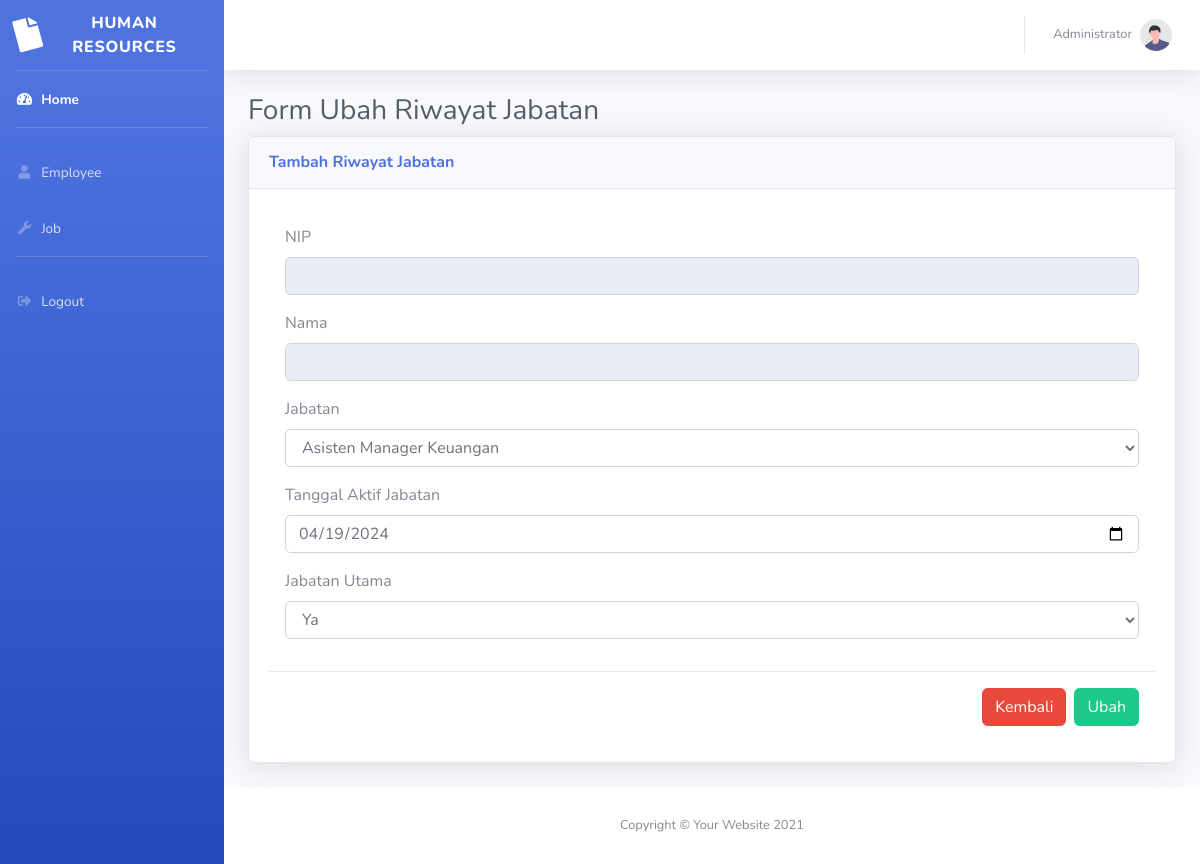
Screenshot of /jobhistory/ubah/1 with the database file from the repository.
### tables this page shows
CREATE TABLE `job_history` (
  `id` int(11) NOT NULL,
  `active_date` date NOT NULL,
  `nip` varchar(30) NOT NULL,
  `job_id` int(11) NOT NULL,
  `is_main` int(1) NOT NULL
);

CREATE TABLE `job` (
  `id` int(11) NOT NULL,
  `name` varchar(128) NOT NULL
);

### application/controllers/JobHistory.php (called while the page is built, shortened)
<?php
class JobHistory extends CI_Controller
{
    public function __construct()
    {
        $this->load->model('Employee_model');
        $this->load->model('JobHistory_model');
        $this->load->model('Job_model');
        $this->load->library('form_validation');
    }
    public function ubah($id)
    {
        $data['title'] = 'HR - Riwayat';
        $data['subtitle'] = 'Form Ubah Riwayat Jabatan';
        $data['employee'] = $this->Employee_model->getEmployeeById($this->session->flashdata('flashnip'));
        $data['job'] = $this->Job_model->getAllJob();
        $data['jobhistory'] = $this->JobHistory_model->getJobHistoryById($id);
        $this->form_validation->set_rules('nip', 'Nip', 'required|numeric');
        $this->form_validation->set_rules('active_date', 'ActiveDate', 'required');
        $this->form_validation->set_rules('job_id', 'JobId', 'required|is_numeric');
        $this->form_validation->set_rules('is_main', 'IsMain', 'required|is_numeric');
        if ($this->form_validation->run() == false) {
            $this->load->view('templates/header', $data);
            $this->load->view('jobhistory/ubah', $data);
            $this->load->view('templates/footer');
        } else {
            $this->JobHistory_model->ubahDataJobHistory();
            $this->session->set_flashdata('flash', 'diubah!');
            redirect('employee/detail/' . $this->input->post('nip', true));
        }
    }
}

### index.php (called while the page is built, shortened)
<?php
require_once BASEPATH.'core/CodeIgniter.php';

### application/models/Job_model.php (called while the page is built, shortened)
<?php
class Job_model extends CI_Model
{
    public function getAllJob()
    {
        return $this->db->get('job')->result_array();
    }
}

### application/models/JobHistory_model.php (called while the page is built, shortened)
<?php
class JobHistory_model extends CI_Model
{
    public function getJobHistoryById($id)
    {
        $this->db->select('job_history.id AS jobid, job_history.active_date, job_history.nip, job_history.job_id, job_history.is_main, job.name');
        $this->db->from('job_history');
        $this->db->join('job', 'job.id = job_history.job_id', 'left');
        $this->db->where('job_history.id', $id);
        return $this->db->get()->row_array();
    }
}

### application/views/jobhistory/ubah.php (the view, shortened to what this page needs)
<div class="container-fluid">
    <h1 class="h3 mb-2 text-gray-800"><?= $subtitle ?></h1>
    <div class="card shadow mb-4">
        <div class="card-header py-3">
            <h6 class="m-0 font-weight-bold text-primary">Tambah Riwayat Jabatan</h6>
        </div>
        <div class="card-body">
            <form action="" method="POST">
                <div class="modal-body">
                    <div class="form-group">
                        <label for="nip">NIP</label>
                        <input type="text" name="nip" id="nip" class="form-control" value="<?= $employee['nip'] ?>" readonly>
                    </div>
                    <div class="form-group">
                        <label for="name">Nama</label>
                        <input type="text" name="name" id="name" class="form-control" value="<?= $employee['name'] ?>" readonly>
                    </div>
                    <div class="form-group">
                        <label for="job_id">Jabatan</label>
                        <div class="input-group mb-3">
                            <select class="form-control" id="job_id" name="job_id">
                                <?php foreach ($job as $row) : ?>
                                    <option value="<?= $row['id'] ?>" <?= $row['id'] == $jobhistory['job_id'] ? "selected='selected'" : "" ?>><?= $row['name'] ?></option>
                                <?php endforeach; ?>
                            </select>
                        </div>
                    </div>
                    <div class="form-group">
                        <label for="active_date">Tanggal Aktif Jabatan</label>
                        <input type="date" name="active_date" id="active_date" class="form-control" value="<?= $jobhistory['active_date'] ?>">
                    </div>
                    <div class="form-group">
                        <label for="is_main">Jabatan Utama</label>
                        <div class="input-group mb-3">
                            <select class="form-control" id="is_main" name="is_main">
                                <option value="1" <?= $jobhistory['is_main'] == 1 ? "selected='selected'" : "" ?>>Ya</option>
                            </select>
                        </div>
                    </div>
                </div>
                <div class="modal-footer">
                    <a href="<?= base_url(); ?>employee/detail/<?= $employee['nip'] ?>" type="button" class="btn btn-danger">Kembali</a>
                    <button type="submit" class="btn btn-success">Ubah</button>
                </div>
            </form>
        </div>
    </div>
</div>

### rows the page displays
job_history: job_id "Asisten Manager Keuangan", active_date "04/19/2024", is_main "Ya"

### other values shown
$subtitle "Form Ubah Riwayat Jabatan"
